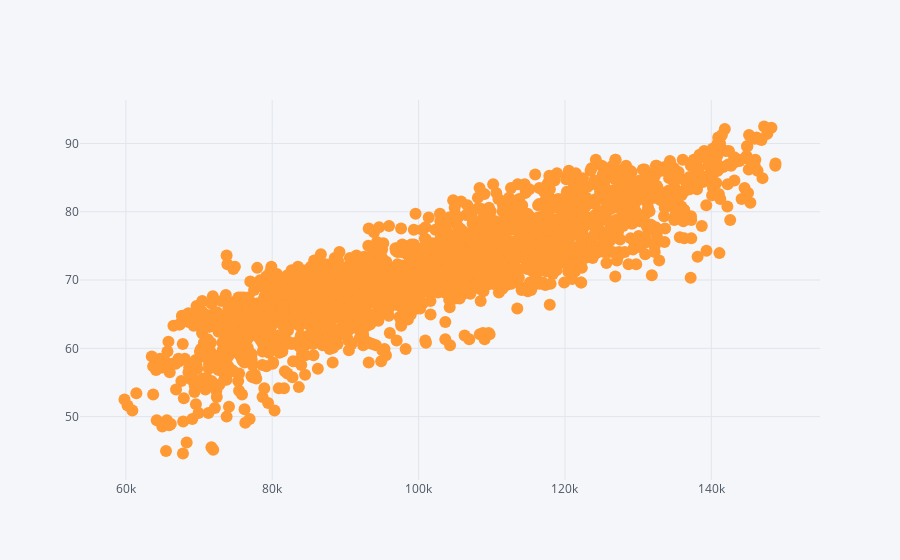

The notebook cell this image was saved under:
### Code cell
plt.figure(figsize=(10,8))
dfrto.iplot(kind='scatter',x='mw',y='Temp',mode='markers')

### Figure 1 — Plotly figure (JSON) as saved in the notebook; plotly's stock layout.template omitted (floating-point values rounded to 4 significant figures; data arrays with more than 128 entries replaced by an {"elided": "..."} marker saying what was removed)
{"data": [{"line": {"color": "rgba(255, 153, 51, 1.0)", "dash": "solid", "shape": "linear", "width": 1.3}, "marker": {"size": 12, "symbol": "circle"}, "mode": "markers", "name": "Temp", "text": "", "type": "scatter", "x": {"elided": "2232 float values"}, "y": {"elided": "2232 float values"}}], "layout": {"legend": {"bgcolor": "#F5F6F9", "font": {"color": "#4D5663"}}, "paper_bgcolor": "#F5F6F9", "plot_bgcolor": "#F5F6F9", "title": {"font": {"color": "#4D5663"}}, "xaxis": {"gridcolor": "#E1E5ED", "showgrid": true, "tickfont": {"color": "#4D5663"}, "title": {"font": {"color": "#4D5663"}, "text": ""}, "zerolinecolor": "#E1E5ED"}, "yaxis": {"gridcolor": "#E1E5ED", "showgrid": true, "tickfont": {"color": "#4D5663"}, "title": {"font": {"color": "#4D5663"}, "text": ""}, "zerolinecolor": "#E1E5ED"}}}
